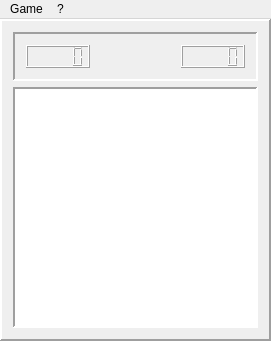
<?xml version="1.0" encoding="UTF-8"?>
<ui version="4.0">
 <class>MinesweeperClass</class>
 <widget class="QMainWindow" name="MinesweeperClass">
  <property name="geometry">
   <rect>
    <x>0</x>
    <y>0</y>
    <width>271</width>
    <height>341</height>
   </rect>
  </property>
  <property name="windowTitle">
   <string>Minesweeper</string>
  </property>
  <property name="windowIcon">
   <iconset>
    <normaloff>sprites/minesweeper_logo.png</normaloff>sprites/minesweeper_logo.png</iconset>
  </property>
  <property name="locale">
   <locale language="English" country="Canada"/>
  </property>
  <property name="tabShape">
   <enum>QTabWidget::Rounded</enum>
  </property>
  <widget class="QWidget" name="centralWidget">
   <layout class="QVBoxLayout" name="verticalLayout">
    <property name="leftMargin">
     <number>0</number>
    </property>
    <property name="topMargin">
     <number>0</number>
    </property>
    <property name="rightMargin">
     <number>0</number>
    </property>
    <property name="bottomMargin">
     <number>0</number>
    </property>
    <item>
     <widget class="QFrame" name="frame_2">
      <property name="frameShape">
       <enum>QFrame::Panel</enum>
      </property>
      <property name="frameShadow">
       <enum>QFrame::Raised</enum>
      </property>
      <property name="lineWidth">
       <number>2</number>
      </property>
      <layout class="QVBoxLayout" name="verticalLayout_2">
       <item>
        <widget class="QFrame" name="frame">
         <property name="frameShape">
          <enum>QFrame::Panel</enum>
         </property>
         <property name="frameShadow">
          <enum>QFrame::Sunken</enum>
         </property>
         <property name="lineWidth">
          <number>2</number>
         </property>
         <layout class="QHBoxLayout" name="horizontalLayout">
          <item>
           <widget class="QLCDNumber" name="lcdNbBombs"/>
          </item>
          <item>
           <spacer name="horizontalSpacer">
            <property name="orientation">
             <enum>Qt::Horizontal</enum>
            </property>
            <property name="sizeHint" stdset="0">
             <size>
              <width>40</width>
              <height>20</height>
             </size>
            </property>
           </spacer>
          </item>
          <item>
           <widget class="QPushButton" name="newGameButton">
            <property name="icon">
             <iconset resource="Minesweeper.qrc">
              <normaloff>:/Minesweeper/sprites/smile.png</normaloff>:/Minesweeper/sprites/smile.png</iconset>
            </property>
            <property name="iconSize">
             <size>
              <width>26</width>
              <height>26</height>
             </size>
            </property>
            <property name="checkable">
             <bool>false</bool>
            </property>
            <property name="flat">
             <bool>true</bool>
            </property>
           </widget>
          </item>
          <item>
           <spacer name="horizontalSpacer_2">
            <property name="orientation">
             <enum>Qt::Horizontal</enum>
            </property>
            <property name="sizeHint" stdset="0">
             <size>
              <width>40</width>
              <height>20</height>
             </size>
            </property>
           </spacer>
          </item>
          <item>
           <widget class="QLCDNumber" name="lcdTime"/>
          </item>
         </layout>
        </widget>
       </item>
       <item>
        <widget class="QGraphicsView" name="minefieldView">
         <property name="frameShape">
          <enum>QFrame::Panel</enum>
         </property>
         <property name="lineWidth">
          <number>2</number>
         </property>
         <property name="alignment">
          <set>Qt::AlignLeading|Qt::AlignLeft|Qt::AlignTop</set>
         </property>
        </widget>
       </item>
      </layout>
     </widget>
    </item>
   </layout>
  </widget>
  <widget class="QMenuBar" name="menuBar">
   <property name="geometry">
    <rect>
     <x>0</x>
     <y>0</y>
     <width>271</width>
     <height>21</height>
    </rect>
   </property>
   <widget class="QMenu" name="menuGame">
    <property name="title">
     <string>Game</string>
    </property>
    <addaction name="actionNewGame"/>
    <addaction name="separator"/>
    <addaction name="actionSuperEasy"/>
    <addaction name="actionEasy"/>
    <addaction name="actionMedium"/>
    <addaction name="actionHard"/>
    <addaction name="actionSuperHard"/>
    <addaction name="actionCustom"/>
    <addaction name="separator"/>
    <addaction name="actionMarks"/>
    <addaction name="separator"/>
    <addaction name="actionBestTime"/>
    <addaction name="separator"/>
    <addaction name="actionExit"/>
   </widget>
   <widget class="QMenu" name="menuHelp">
    <property name="title">
     <string>?</string>
    </property>
    <addaction name="actionHelp"/>
    <addaction name="actionAbout_Minesweeper"/>
   </widget>
   <addaction name="menuGame"/>
   <addaction name="menuHelp"/>
  </widget>
  <action name="actionNewGame">
   <property name="text">
    <string>New Game</string>
   </property>
   <property name="shortcut">
    <string>F2</string>
   </property>
   <property name="shortcutVisibleInContextMenu">
    <bool>true</bool>
   </property>
  </action>
  <action name="actionExit">
   <property name="text">
    <string>Exit</string>
   </property>
  </action>
  <action name="actionHelp">
   <property name="text">
    <string>Help</string>
   </property>
  </action>
  <action name="actionSuperEasy">
   <property name="checkable">
    <bool>true</bool>
   </property>
   <property name="checked">
    <bool>true</bool>
   </property>
   <property name="text">
    <string>Super Easy</string>
   </property>
  </action>
  <action name="actionEasy">
   <property name="checkable">
    <bool>true</bool>
   </property>
   <property name="text">
    <string>Easy</string>
   </property>
  </action>
  <action name="actionMedium">
   <property name="checkable">
    <bool>true</bool>
   </property>
   <property name="text">
    <string>Medium</string>
   </property>
  </action>
  <action name="actionHard">
   <property name="checkable">
    <bool>true</bool>
   </property>
   <property name="text">
    <string>Hard</string>
   </property>
  </action>
  <action name="actionSuperHard">
   <property name="checkable">
    <bool>true</bool>
   </property>
   <property name="text">
    <string>Super Hard</string>
   </property>
  </action>
  <action name="actionBestTime">
   <property name="text">
    <string>Best times...</string>
   </property>
  </action>
  <action name="actionMarks">
   <property name="checkable">
    <bool>true</bool>
   </property>
   <property name="checked">
    <bool>true</bool>
   </property>
   <property name="text">
    <string>Marks (?)</string>
   </property>
  </action>
  <action name="actionAbout_Minesweeper">
   <property name="text">
    <string>About Minesweeper</string>
   </property>
  </action>
  <action name="actionCustom">
   <property name="checkable">
    <bool>true</bool>
   </property>
   <property name="text">
    <string>Custom...</string>
   </property>
  </action>
 </widget>
 <layoutdefault spacing="6" margin="11"/>
 <resources>
  <include location="Minesweeper.qrc"/>
 </resources>
 <connections/>
</ui>
